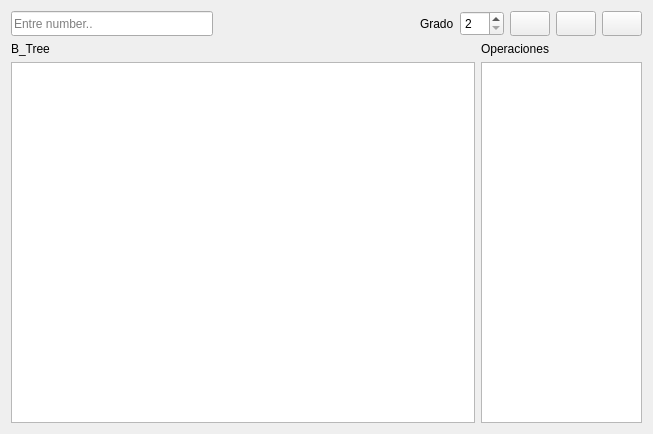
<?xml version="1.0" encoding="UTF-8"?>
<ui version="4.0">
 <class>B_Tree</class>
 <widget class="QWidget" name="B_Tree">
  <property name="geometry">
   <rect>
    <x>0</x>
    <y>0</y>
    <width>653</width>
    <height>434</height>
   </rect>
  </property>
  <property name="windowTitle">
   <string>B_Tree</string>
  </property>
  <layout class="QVBoxLayout" name="verticalLayout_2">
   <item>
    <layout class="QHBoxLayout" name="horizontalLayout">
     <item>
      <widget class="QLineEdit" name="le_data">
       <property name="minimumSize">
        <size>
         <width>0</width>
         <height>25</height>
        </size>
       </property>
       <property name="placeholderText">
        <string>Entre number..</string>
       </property>
      </widget>
     </item>
     <item>
      <spacer name="horizontalSpacer">
       <property name="minimumSize">
        <size>
         <width>0</width>
         <height>25</height>
        </size>
       </property>
       <property name="orientation">
        <enum>Qt::Horizontal</enum>
       </property>
       <property name="sizeHint" stdset="0">
        <size>
         <width>40</width>
         <height>22</height>
        </size>
       </property>
      </spacer>
     </item>
     <item>
      <widget class="QLabel" name="label">
       <property name="minimumSize">
        <size>
         <width>0</width>
         <height>25</height>
        </size>
       </property>
       <property name="text">
        <string>Grado</string>
       </property>
      </widget>
     </item>
     <item>
      <widget class="QSpinBox" name="grade_sb">
       <property name="minimumSize">
        <size>
         <width>44</width>
         <height>25</height>
        </size>
       </property>
       <property name="minimum">
        <number>2</number>
       </property>
       <property name="maximum">
        <number>6</number>
       </property>
      </widget>
     </item>
     <item>
      <widget class="QPushButton" name="bt_add">
       <property name="minimumSize">
        <size>
         <width>0</width>
         <height>25</height>
        </size>
       </property>
       <property name="maximumSize">
        <size>
         <width>16777215</width>
         <height>25</height>
        </size>
       </property>
       <property name="text">
        <string/>
       </property>
       <property name="icon">
        <iconset>
         <normaloff>img/img_add.png</normaloff>img/img_add.png</iconset>
       </property>
       <property name="iconSize">
        <size>
         <width>32</width>
         <height>32</height>
        </size>
       </property>
      </widget>
     </item>
     <item>
      <widget class="QPushButton" name="btn_remove">
       <property name="minimumSize">
        <size>
         <width>0</width>
         <height>25</height>
        </size>
       </property>
       <property name="maximumSize">
        <size>
         <width>16777215</width>
         <height>25</height>
        </size>
       </property>
       <property name="text">
        <string/>
       </property>
       <property name="icon">
        <iconset>
         <normaloff>img/img_sub.png</normaloff>img/img_sub.png</iconset>
       </property>
       <property name="iconSize">
        <size>
         <width>32</width>
         <height>32</height>
        </size>
       </property>
      </widget>
     </item>
     <item>
      <widget class="QPushButton" name="btn_clear">
       <property name="maximumSize">
        <size>
         <width>16777215</width>
         <height>25</height>
        </size>
       </property>
       <property name="text">
        <string/>
       </property>
       <property name="iconSize">
        <size>
         <width>32</width>
         <height>32</height>
        </size>
       </property>
      </widget>
     </item>
    </layout>
   </item>
   <item>
    <layout class="QGridLayout" name="gridLayout">
     <item row="1" column="0">
      <widget class="QScrollArea" name="scrollArea">
       <property name="widgetResizable">
        <bool>true</bool>
       </property>
       <widget class="QWidget" name="scrollAreaWidgetContents">
        <property name="geometry">
         <rect>
          <x>0</x>
          <y>0</y>
          <width>464</width>
          <height>360</height>
         </rect>
        </property>
        <layout class="QVBoxLayout" name="verticalLayout" stretch="0">
         <property name="margin">
          <number>0</number>
         </property>
         <item>
          <widget class="QLabel" name="tree_lb">
           <property name="styleSheet">
            <string notr="true">background-color: rgb(255, 255, 255);</string>
           </property>
           <property name="text">
            <string/>
           </property>
           <property name="scaledContents">
            <bool>false</bool>
           </property>
           <property name="alignment">
            <set>Qt::AlignCenter</set>
           </property>
          </widget>
         </item>
        </layout>
       </widget>
      </widget>
     </item>
     <item row="1" column="1">
      <widget class="QListWidget" name="lw_operations">
       <property name="maximumSize">
        <size>
         <width>161</width>
         <height>16777215</height>
        </size>
       </property>
      </widget>
     </item>
     <item row="0" column="1">
      <widget class="QLabel" name="label_2">
       <property name="text">
        <string>Operaciones</string>
       </property>
      </widget>
     </item>
     <item row="0" column="0">
      <widget class="QLabel" name="label_3">
       <property name="text">
        <string>B_Tree</string>
       </property>
      </widget>
     </item>
    </layout>
   </item>
  </layout>
 </widget>
 <resources/>
 <connections/>
</ui>
